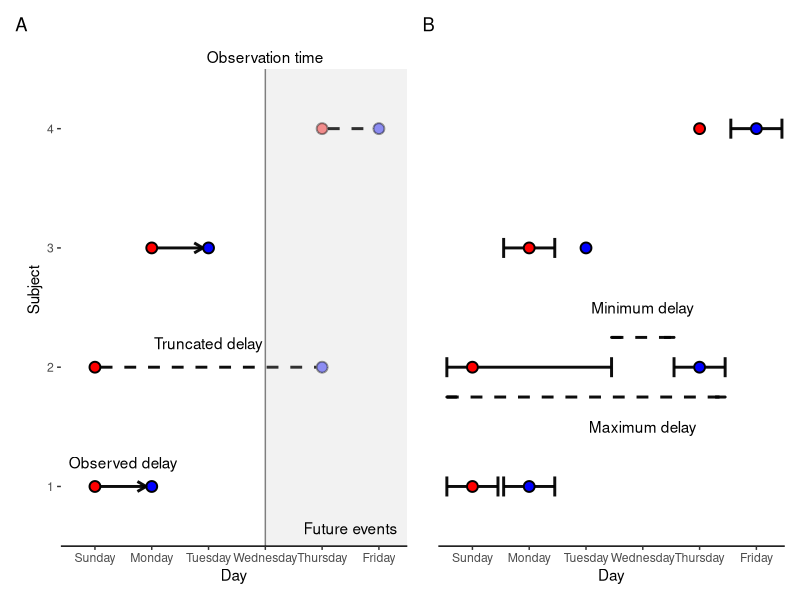

This chart was generated by the following R code:
library(ggplot2)
library(patchwork)

epsilon <- 0.1

generate_base_plot <- function(future = FALSE) {
  future_alpha <- ifelse(future, 0.5, 1)
  base_plot <- ggplot(NULL) +
    geom_point(aes(0, 0), size = 3, shape = 21, fill = "red", stroke = 1) +
    geom_point(aes(1, 0), size = 3, shape = 21, fill = "blue", stroke = 1) +
    geom_point(aes(0, 0.1), size = 3, shape = 21, fill = "red", stroke = 1) +
    geom_point(
      aes(4, 0.1),
      size = 3, shape = 21, fill = "blue", stroke = 1,
      alpha = future_alpha
    ) +
    geom_point(aes(1, 0.2), size = 3, shape = 21, fill = "red", stroke = 1) +
    geom_point(aes(2, 0.2), size = 3, shape = 21, fill = "blue", stroke = 1) +
    geom_point(
      aes(4, 0.3),
      size = 3, shape = 21, fill = "red", stroke = 1,
      alpha = future_alpha
    ) +
    geom_point(
      aes(5, 0.3),
      size = 3, shape = 21, fill = "blue", stroke = 1,
      alpha = future_alpha
    ) +
    scale_x_continuous("Day",
      limits = c(-0.6, 5.5),
      expand = c(0, 0),
      breaks = 0:5,
      labels = c(
        "Sunday", "Monday", "Tuesday", "Wednesday", "Thursday", "Friday"
      )
    ) +
    scale_y_continuous("Subject",
      breaks = c(0, 0.1, 0.2, 0.3),
      labels = c(1, 2, 3, 4),
      limits = c(-0.05, 0.38),
      expand = c(0, 0)
    ) +
    theme_bw() +
    theme(
      panel.grid = element_blank(),
      panel.border = element_blank(),
      axis.line = element_line(),
      axis.line.y = element_blank()
    )
  return(base_plot)
}

add_arrow <- function(plot, y, ends, angle = 30, lty = 1, length = 0.1, ...) {
  plot <- plot +
    geom_segment(
      aes(..., y = y, yend = y),
      arrow = arrow(length = unit(length, "inches"), ends = ends, angle = angle), lwd = 1, lty = lty, col = "black", alpha = 0.95
    )
  return(plot)
}

truncation <- generate_base_plot(future = TRUE) |>
  add_arrow(x = 0.1, y = 0, xend = 0.9, ends = "last") |>
  add_arrow(x = 1.1, y = 0.2, xend = 1.9, ends = "last") |>
  add_arrow(x = 0.1, y = 0.1, xend = 3.9, ends = "last", lty = 2, length = 0) |>
  add_arrow(x = 4.1, y = 0.3, xend = 4.9, ends = "last", lty = 2, length = 0) +
  geom_rect(
    aes(xmin = 3, ymin = -0.05, xmax = 5.5, ymax = 0.35),
    fill = "gray",
    alpha = 0.2
  ) +
  geom_segment(aes(3, -0.05, xend = 3, yend = 0.35), lty = 1, col = "gray50") +
  annotate("text", x = 0.5, y = 0.01, label = "Observed delay", vjust = -0.5) +
  annotate("text", x = 2, y = 0.11, label = "Truncated delay", vjust = -0.5) +
  annotate("text", x = 3, y = 0.35, label = "Observation time", vjust = -0.5) +
  annotate("text", x = 4.5, y = -0.05, label = "Future events", vjust = -1)

censoring <- generate_base_plot(future = FALSE) |>
  add_arrow(x = -0.45, y = 0, xend = -.1, ends = "first", angle = 90) |>
  add_arrow(x = 0.1, y = 0, xend = 0.45, ends = "last", angle = 90) |>
  add_arrow(x = 0.55, y = 0, xend = 0.9, ends = "first", angle = 90) |>
  add_arrow(x = 1.1, y = 0, xend = 1.45, ends = "last", angle = 90) |>
  add_arrow(x = -0.45, y = 0.1, xend = -.1, ends = "first", angle = 90) |>
  add_arrow(x = 0.1, y = 0.1, xend = 2.45, ends = "last", angle = 90) |>
  add_arrow(x = 3.55, y = 0.1, xend = 3.9, ends = "first", angle = 90) |>
  add_arrow(x = 4.1, y = 0.1, xend = 4.45, ends = "last", angle = 90) |>
  add_arrow(x = 0.55, y = 0.2, xend = 0.9, ends = "first", angle = 90) |>
  add_arrow(x = 1.1, y = 0.2, xend = 1.45, ends = "last", angle = 90) |>
  add_arrow(x = 4.55, y = 0.3, xend = 4.9, ends = "first", angle = 90) |>
  add_arrow(x = 5.1, y = 0.3, xend = 5.45, ends = "last", angle = 90) |>
  add_arrow(x = 2.45, y = 0.125, xend = 3.55, ends = "both", angle = 0, lty=2) |>
  add_arrow(x = -0.45, y = 0.075, xend = 4.45, ends = "both", angle = 0, lty=2) +
  annotate("text", x=3, y=0.15, label="Minimum delay") +
  annotate("text", x=3, y=0.05, label="Maximum delay") +
  theme(
    panel.grid = element_blank(),
    panel.border = element_blank(),
    axis.line.x = element_line(),
    axis.title.y = element_blank(),
    axis.text.y = element_blank(),
    axis.ticks.y = element_blank()
  )

p <- truncation + censoring +
  plot_layout(nrow = 1) +
  plot_annotation(tag_levels = "A")

ggsave("figures/schematic.pdf", p, width = 9, height = 4)
